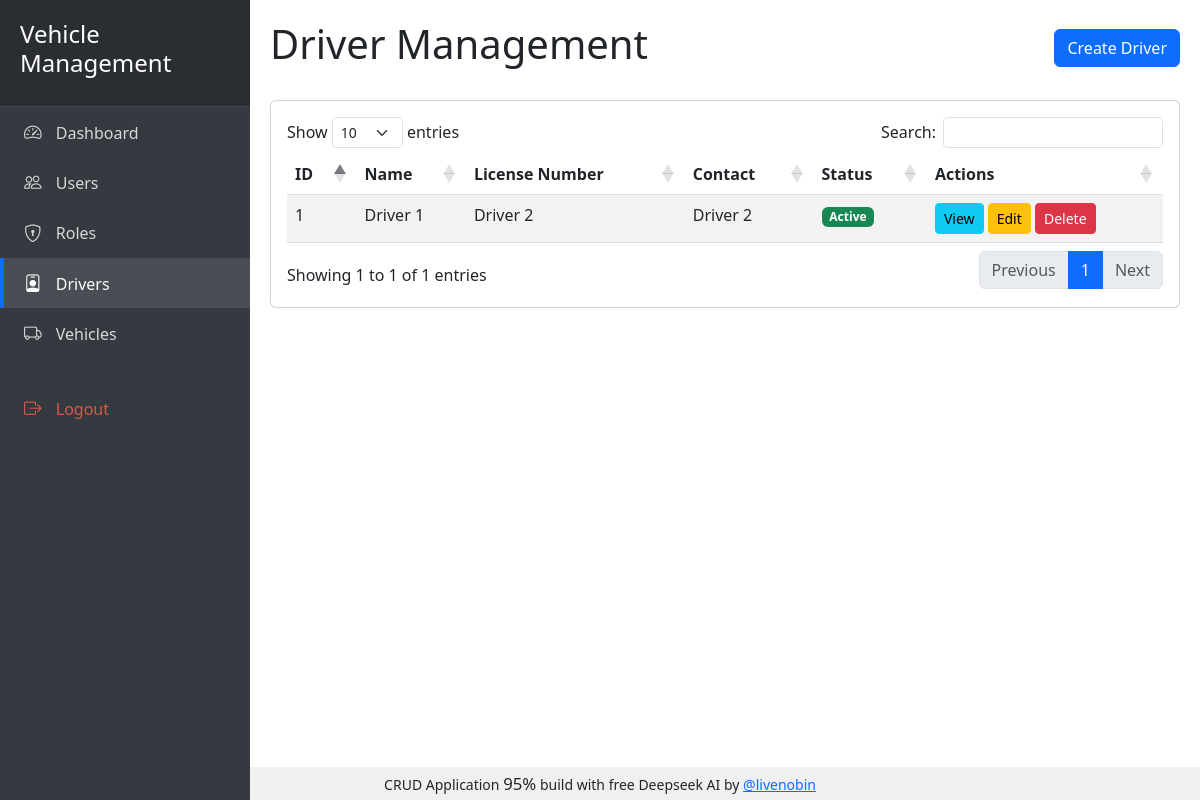
The app's page /index.php/drivers (signed in) with its own data.
### tables this page shows
CREATE TABLE `drivers` (
  `id` int(11) NOT NULL AUTO_INCREMENT,
  `name` varchar(100) NOT NULL,
  `license_number` varchar(50) NOT NULL,
  `contact_number` varchar(20) NOT NULL,
  `address` text DEFAULT NULL,
  `status` enum('active','inactive') NOT NULL DEFAULT 'active',
  `created_at` datetime NOT NULL DEFAULT current_timestamp(),
  `updated_at` datetime NOT NULL DEFAULT current_timestamp() ON UPDATE current_timestamp(),
  PRIMARY KEY (`id`),
  UNIQUE KEY `license_number` (`license_number`)
);

### application/controllers/Drivers.php (called while the page is built, shortened)
<?php
class Drivers extends CI_Controller {
    public function __construct() {
        $this->load->model('Driver_model');
    }
    public function index() {
        $data['drivers'] = $this->Driver_model->get_drivers();
        $data['title'] = 'Driver Management';
        $this->load->view('templates/header', $data);
        $this->load->view('drivers/index', $data);
        $this->load->view('templates/footer');
    }
}

### index.php (called while the page is built, shortened)
<?php
require_once BASEPATH.'core/CodeIgniter.php';

### application/models/Driver_model.php (called while the page is built, shortened)
<?php
class Driver_model extends CI_Model {
    public function get_drivers() {
        return $this->db->get('drivers')->result();
    }
}

### application/views/drivers/index.php (the view)
<div class="d-flex justify-content-between align-items-center mb-4">
    <h1>Driver Management</h1>
    <a href="<?php echo base_url('drivers/create'); ?>" class="btn btn-primary">Create Driver</a>
</div>
<div class="card">
    <div class="card-body">
        <table class="table table-striped table-hover">
            <thead>
                <tr>
                    <th>ID</th>
                    <th>Name</th>
                    <th>License Number</th>
                    <th>Contact</th>
                    <th>Status</th>
                    <th>Actions</th>
                </tr>
            </thead>
            <tbody>
                <?php foreach($drivers as $driver): ?>
                <tr>
                    <td><?php echo $driver->id; ?></td>
                    <td><?php echo $driver->name; ?></td>
                    <td><?php echo $driver->license_number; ?></td>
                    <td><?php echo $driver->contact_number; ?></td>
                    <td>
                        <span class="badge bg-<?php echo $driver->status == 'active' ? 'success' : 'danger'; ?>">
                            <?php echo ucfirst($driver->status); ?>
                        </span>
                    </td>
                    <td>
                        <a href="<?php echo base_url('drivers/view/'.$driver->id); ?>" class="btn btn-sm btn-info">View</a>
                        <a href="<?php echo base_url('drivers/edit/'.$driver->id); ?>" class="btn btn-sm btn-warning">Edit</a>
                        <a href="<?php echo base_url('drivers/delete/'.$driver->id); ?>" class="btn btn-sm btn-danger delete-btn">Delete</a>
                    </td>
                </tr>
                <?php endforeach; ?>
            </tbody>
        </table>
    </div>
</div>

### records on screen
drivers: id "1", name "Driver 1", license_number "Driver 2", contact_number "Driver 2", status "Active"
